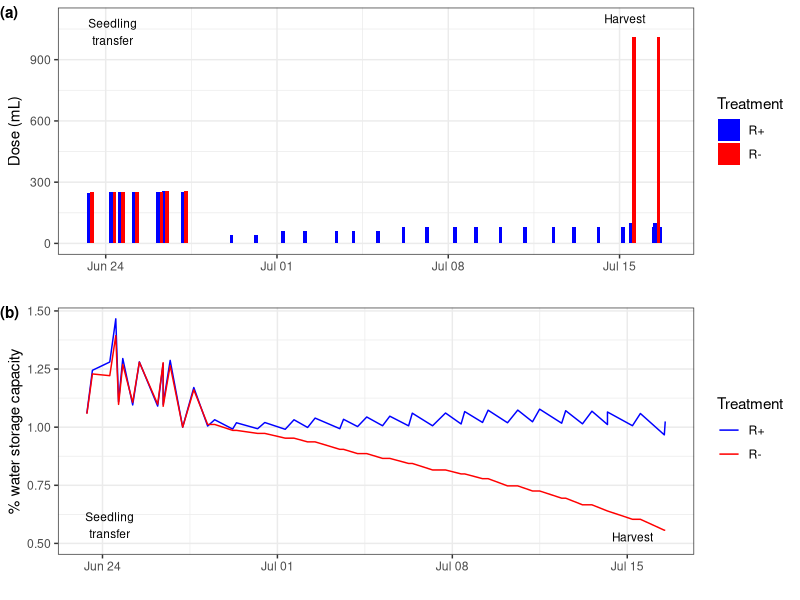
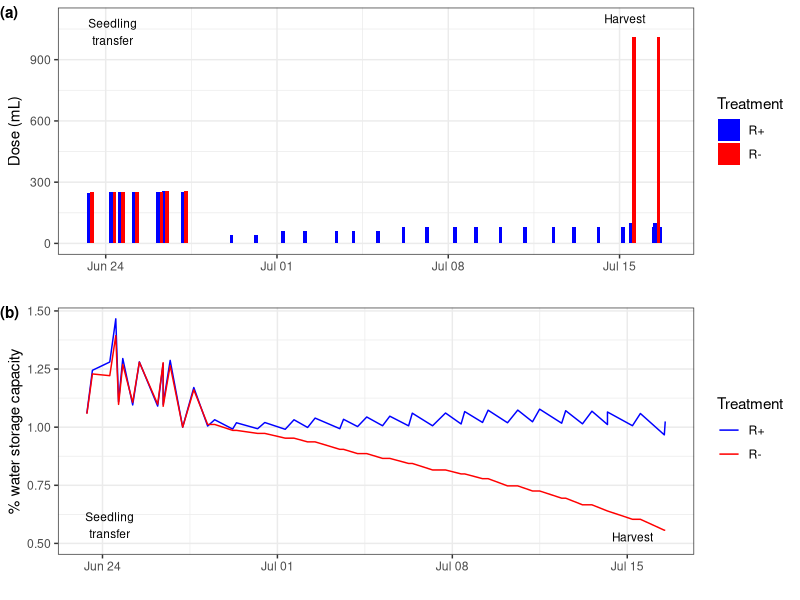

The R source for these figures, in order:
### Script to analyze the water status and nutrient solution provisionning of the Rhizotubes
library(ggplot2)
library(ggpubr)
library(cowplot)
Sys.setlocale("LC_ALL", "English")


### I. Daily provision of nutrient solution
nutri <- read.csv("./data/raw_data/greenhouse_data/Daily_nutrient_solution_inputs.csv", header=T, sep=";", dec=",")
nutriC <- nutri[,c("date","C")]
colnames(nutriC)[2] <- "Dose"
nutriS <- nutri[c("date","S")]
colnames(nutriS)[2] <- "Dose"
nutri <- rbind(nutriC,nutriS)
nutri$Treatment <- c(rep("R+",nrow(nutriC)), rep("R-", nrow(nutriS)))
summary(nutri)
date_format <- "%d/%m/%Y %H:%M"
nutri$date <- as.POSIXct(nutri$date,format = date_format, tz = "GMT")
nutri$Treatment <- factor(nutri$Treatment, levels=c("R+","R-"))

p1 <- ggplot(data=nutri[which(nutri$date>=as.POSIXct("23/06/2019 9:00",format = date_format, tz = "GMT")),], aes(x=date, y=Dose, fill=Treatment))+
  geom_bar(position = position_dodge(), stat="identity", width=25000)+
  scale_fill_manual(values=c("blue","red"))+
  labs(y="Dose (mL)",x="")+
  annotate(geom="text",
           x=as.POSIXct("24/06/2019 7:00",format = date_format, tz = "GMT"),
           y=1100,
           label="Seedling\ntransfer",
           color="black",
           size=3,
           vjust=1)+
  annotate(geom="text",
           x=as.POSIXct("15/07/2019 5:00",format = date_format, tz = "GMT"),
           y=1100,
           label="Harvest",
           color="black",
           size=3)+
  theme_bw()


### II. Dynamic water status of the Rhizotubes (average over all Rhizotubes)
water <- read.table("./data/raw_data/greenhouse_data/Average_water_storage.csv", header=T, sep=";", dec=",")
waterC <- water[,c("date","C")]
colnames(waterC)[2] <- "water_status"
waterS <- water[c("date","S")]
colnames(waterS)[2] <- "water_status"
water <- rbind(waterC,waterS)
water$Treatment <- c(rep("R+",nrow(waterC)), rep("R-", nrow(waterS)))
summary(water)
date_format <- "%d/%m/%y %H:%M"
water$date <- as.POSIXct(water$date,format = date_format, tz = "GMT")
water$Treatment <- factor(water$Treatment, levels=c("R+","R-"))

p2 <- ggplot(aes(x=date, y=water_status, color=Treatment), data=water[which(water$date>=as.POSIXct("23/6/19 9:00",format = date_format, tz = "GMT")),])+
  geom_line()+
  scale_color_manual(values=c("blue","red"))+
  labs(y="% water storage capacity",x="")+
  annotate(geom="text",
           x=as.POSIXct("24/6/19 7:00",format = date_format, tz = "GMT"),
           y=0.5,
           label="Seedling\ntransfer",
           color="black",
           size=3,
           vjust=-0.2)+
  annotate(geom="text",
           x=as.POSIXct("15/7/19 5:00",format = date_format, tz = "GMT"),
           y=0.5,
           label="Harvest",
           color="black",
           size=3,
           vjust=-0.2)+
  theme_bw()


plot_grid(plotlist=list(p1,p2),
          nrow=2,
          ncol=1,
          labels=c("(a)","(b)"),
          label_fontface = "bold",
          label_size = 11,
          align="v",
          label_x = 0.00,
          hjust=0)
          
ggsave("./outputs/plots/Rhizotube_monitoring.pdf", dpi=300, height=5, width=6)
